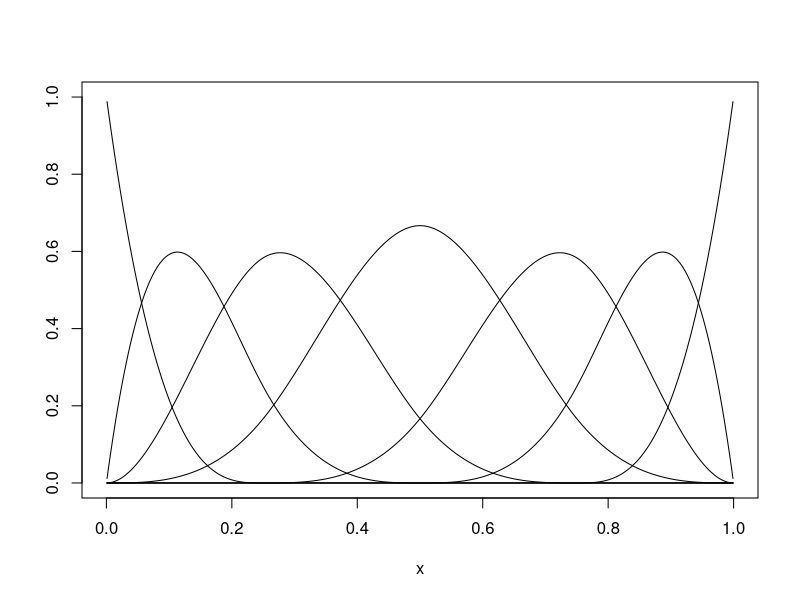

Write the R code that produced this figure.
#1
m=4;k=3
library(splines)
x=(1:1000)/1001
knotlist=(1:3)/4
ord=m
knot_all=c(rep(0,ord),knotlist,rep(1,ord))
nb=length(knotlist)+ord
plot(x,x,type="n",ylab="")
X5=c();X6=c(0);X7=c();ans=c()
x1=rep(1,1000);x2=function(x){x}
x3=function(x){x^2};x4=function(x){x^3}
x5=function(x){
  if(x>=knotlist[1]){(x-knotlist[1])^3}
  else{return(0)}
}
for (i in 1:1000){
  X5[i]=x5(x[i])
}
x6=function(x){
  if(x>=knotlist[2]){(x-knotlist[2])^3}
  else{return(0)}
}
for (i in 1:1000){
  X6[i]=x6(x[i])
}
x7=function(x){
  if(x>=knotlist[3]){(x-knotlist[3])^3}
  else{return(0)}
}
for (i in 1:1000){
  X7[i]=x7(x[i])
}
X=cbind(x1,x2(x),x3(x),x4(x),X5,X6,X7)
for ( i in 1:nb){
  y = knot_all[i:(i+ord)]
  f1=function(x){
    bx=bs(x,deg=ord-1, knots=knotlist, Boundary.knots=c(0,1), intercept=T)
    return(bx[,i])
  }
  lines(x,f1(x), type="l")
  ans[i]=summary(lm(f1(x)~X-1))$r.squared
}

#2a
f0=function(x){x*sin(20*x)}
n=1000;x=seq(0,1,length=n);y=f0(x)
order=4;ISE=c();ans=c()
for (i in 1:7){
  k=i
  knotlist=(1:k)/(k+1)
  fhat=function(x0){
    bx=bs(x,deg=order-1, knots=knotlist, Boundary.knots=c(0,1), intercept=T)
    z1=lm(y~bx-1);bx0=bs(x0,deg=order-1, knots=knotlist, Boundary.knots=c(0,1), intercept=T)
    return((bx0 %*% z1$coefficients)[,1])
  }
  f2=function(x){(fhat(x)-f0(x))^2}
  ans=integrate(f2,0,1)$value
  ISE[i]=ans
}

#2b
m=1;ISE1=1
f0=function(x){x*sin(20*x)}
n=1000;x=seq(0,1,length=n);y=f0(x)
while(ISE1>=min(ISE)){
  m=m+1
  x1=matrix(0,1000,m+1)
  x1[,1]=rep(1,1000)
  for (i in 2:(m+1)){
    x1[,i]=x^(i-1)
  }
  fhat2=function(x0){
    lm1=lm(y~x1-1)
    x1=matrix(0,length(x0),m+1)
    x1[,1]=rep(1,length(x0))
    for (i in 2:(m+1)){
      x1[,i]=x0^(i-1)
    }
    return((x1 %*% lm1$coefficients)[,1])
  }
    f3=function(x){(fhat2(x)-f0(x))^2}
    ISE1=integrate(f3,0,1)$value
}

#3(a)
f=function(x){x*sin(20*x)}
n=1000;x=seq(0,1,length=n);sig=0.2
knotlist=(1:6)/7;order=4;ans1=c();ans2=c()
for (i in 1:1000){
  set.seed(i)
  e=rnorm(n,0,sig);y=f(x)+e
  fhat=function(x0){
    bx=bs(x,deg=order-1, knots=knotlist, Boundary.knots=c(0,1), intercept=T)
    z1=lm(y~bx-1);bx0=bs(x0,deg=order-1, knots=knotlist, Boundary.knots=c(0,1), intercept=T)
    return((bx0 %*% z1$coefficients)[,1])
  }
  f2=function(x){(fhat(x)-f(x))^2}
  ans1[i]=integrate(f2,0,1)$value
}
#3(b)
x1=matrix(0,1000,12)
x1[,1]=rep(1,1000)
for (i in 2:12){
  x1[,i]=x^(i-1)
}
for (i in 1:1000){
  set.seed(i)
  e=rnorm(n,0,sig);y=f(x)+e
  lm1=lm(y~x1-1);lm2=lm1$coefficients
  fhat2=function(x0){
    x2=matrix(0,length(x0),12)
    x2[,1]=rep(1,length(x0))
    for (i in 2:12){
      x2[,i]=x0^(i-1)
    }
    return((x2 %*% lm2)[,1])
  }
  f3=function(x){(fhat2(x)-f(x))^2}
  ans2[i]=integrate(f3,0,1)$value
}
IMSE1=sum(ans1)/1000;IMSE2=sum(ans2)/1000

#4(a)
f=function(x){x*sin(20*x)}
n=1000;x=seq(0,1,length=n);sig=0.2;order=4
ans=c()
for (i in 1:1000){
  set.seed(i)
  e=rnorm(n,0,sig)
  y=f(x)+e
  rsscv=c()
  for (k in 1:7){
    knotlist=(1:k)/(k+1)
    bx=bs(x,deg=order-1,knots=knotlist,Boundary.knots=c(0,1),intercept=T)
    Z=cbind(rep(1,n),bx)
    mod=lm(y~Z-1)
    hii.v=lm.influence(mod)$hat
    rsscv[k]=sum(mod$resid^2/(1-hii.v)^2)
  }
  k=which.min(rsscv)
  knotlist=(1:k)/(k+1)
  bx=bs(x,deg=order-1, knots=knotlist, Boundary.knots=c(0,1), intercept=T)
  z1=lm(y~bx-1)
  fhat=function(x0){
  bx0=bs(x0,deg=order-1, knots=knotlist, Boundary.knots=c(0,1), intercept=T)
    return((bx0 %*% z1$coefficients)[,1])
  }
  f2=function(x){(fhat(x)-f(x))^2}
  ans[i]=integrate(f2,0,1)$value
}
IMSE3=sum(ans)/1000

#4(b)
ans1=c()
for (i in 1:1000){
  set.seed(i)
  e=rnorm(n,0,sig)
  y=f(x)+e
  rsscv=c()
  for (m in 1:12){
    Z=matrix(0,1000,m+1)
    Z[,1]=rep(1,1000)
    for (j in 2:(m+1)){
      Z[,j]=x^(j-1)
    }
    mod=lm(y~Z-1)
    hii.v=lm.influence(mod)$hat
    rsscv[m]=sum(mod$resid^2/(1-hii.v)^2)
  }
  m=which.min(rsscv)
  Z=matrix(0,1000,m+1)
  Z[,1]=rep(1,1000)
  for (j in 2:(m+1)){
    Z[,j]=x^(j-1)
  }
  lm1=lm(y~Z-1);lm2=lm1$coefficients
  fhat2=function(x0){
    x2=matrix(0,length(x0),m+1)
    x2[,1]=rep(1,length(x0))
    for (i in 2:(m+1)){
      x2[,i]=x0^(i-1)
    }
    return((x2 %*% lm2)[,1])
  }
  f3=function(x){(fhat2(x)-f(x))^2}
  ans1[i]=integrate(f3,0,1)$value
}
IMSE4=sum(ans1)/1000
